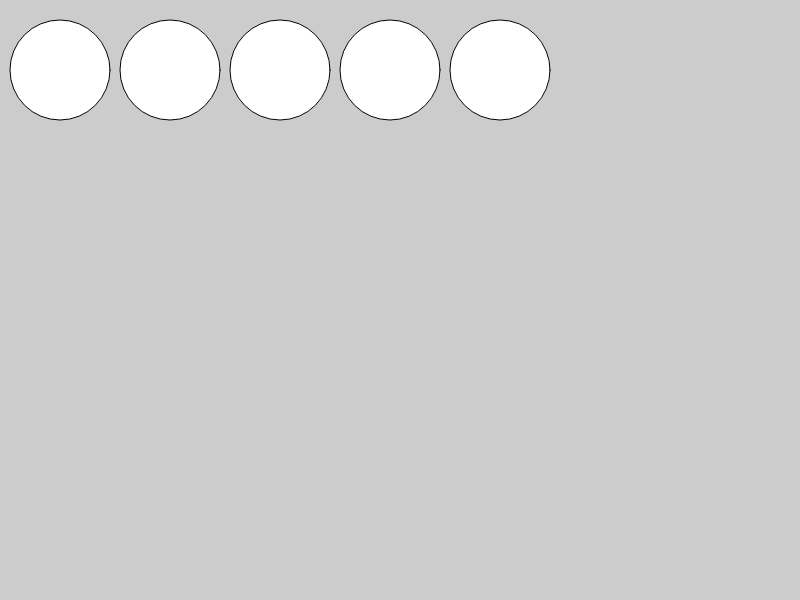
Frame 1 (no input)
Frame 60 (no input): identical to frame 1, image omitted
Frame 120 (the mouse pressed at the canvas centre since frame 60): identical to frame 1, image omitted

The p5.js sketch that drew this single still picture (run headless with seeded random() and noise() and a simulated clock; from frame 60 on, the mouse is pressed at the canvas centre):

// p5.js sketch
// ── sketch.js
var y = 70
var d = 100

function setup() {
  createCanvas(800, 600);
  print(width, height)
}

function draw() {
  background(204);
  
  // Draw 5 circles
  var x = 60;
  circle(x, y, d);
  x = x + 110;
  circle(x, y, d);
  x = x + 110;
  circle(x, y, d);
  x = x + 110;
  circle(x, y, d);
  x = x + 110;
  circle(x, y, d);
  x = x + 110;
}
